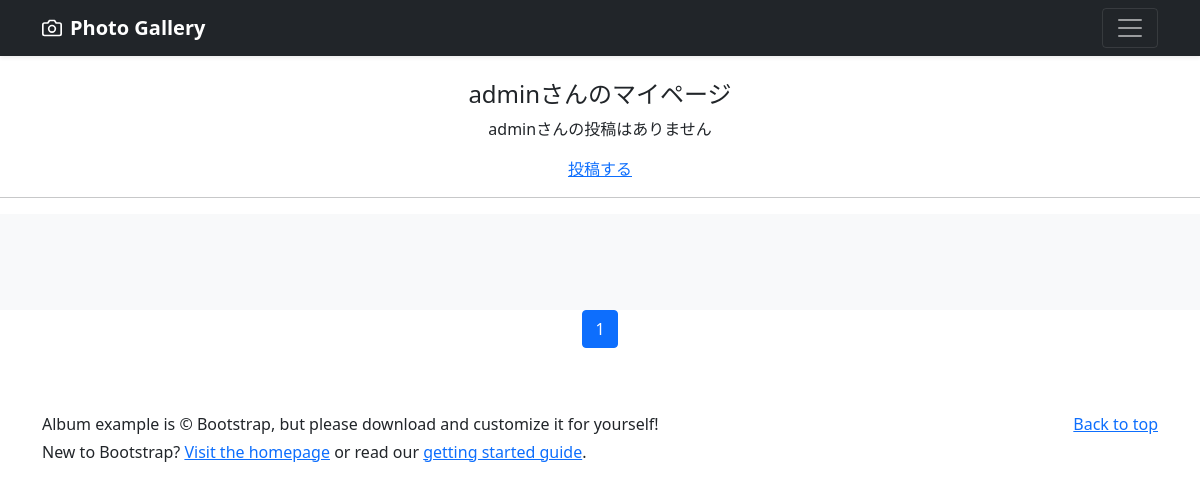
Before: /mypage/ (signed in) with the older database file.
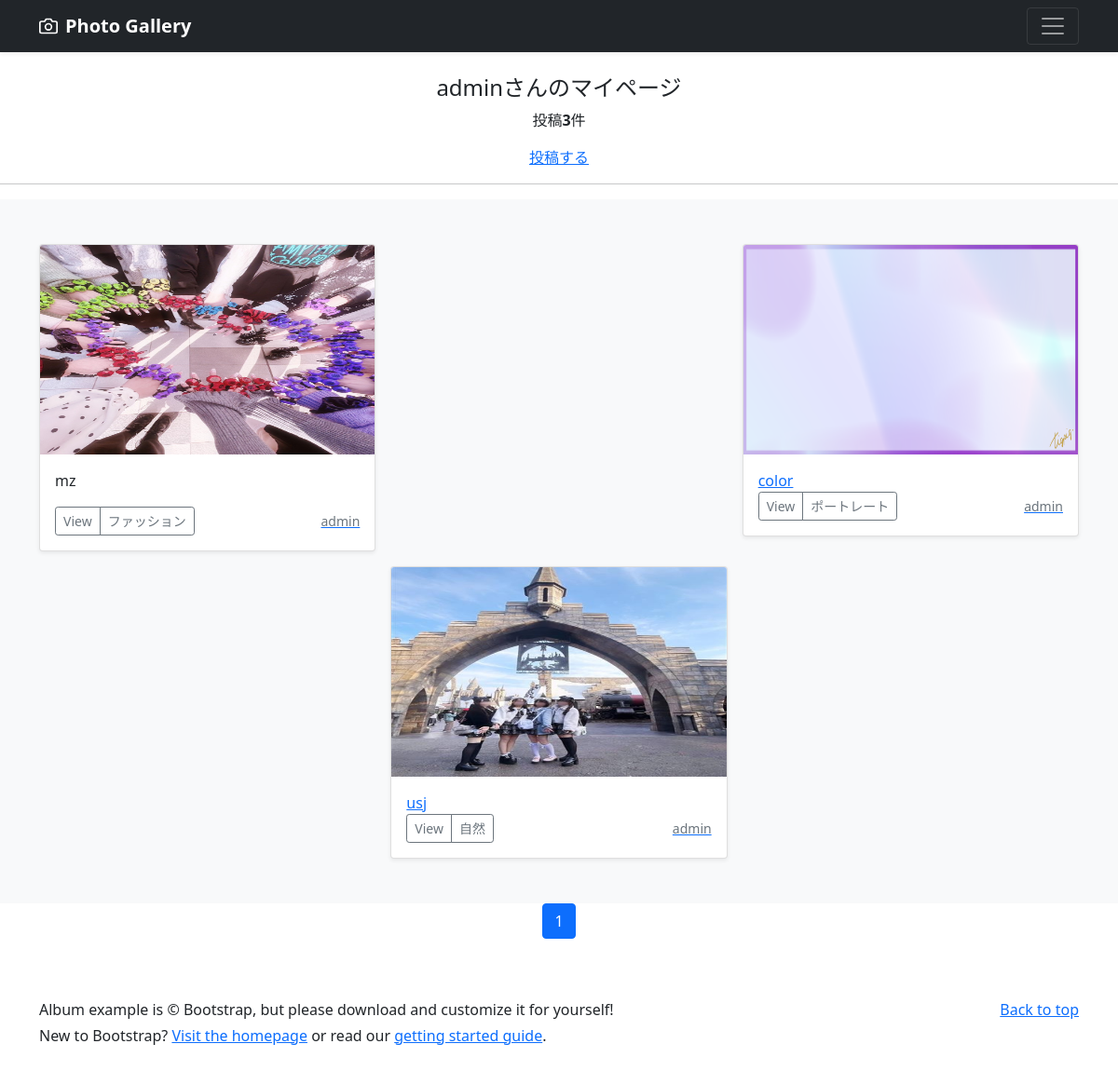
After: the same page with the newer database file.
### accounts/models.py (models this page shows)
class CustomUser(AbstractUser):
    pass

### photo/models.py (models this page shows, shortened)
class PhotoPost(models.Model):
    user = models.ForeignKey(
        CustomUser,
        verbose_name='ユーザー',
        on_delete=models.CASCADE
        )
    category = models.ForeignKey(
        Categoty,
        verbose_name='カテゴリ',
        on_delete=models.PROTECT
        )
    title = models.CharField(
        verbose_name='タイトル',
        max_length=200
        )
    comment = models.TextField(
        verbose_name='コメント',
        )
    image1 = models.ImageField(
        verbose_name='イメージ1',
        upload_to = 'photos'
        )
    image2 = models.ImageField(
        verbose_name='イメージ2',
        upload_to = 'photos',
        blank=True,
        null=True
        )
    posted_at = models.DateTimeField(
        verbose_name='投稿日時',
        auto_now_add=True
        )

class Categoty(models.Model):
    title = models.CharField(
        verbose_name='カテゴリ',
        max_length=20)

### photo/views.py (the view)
# urls.py: path('mypage/',views.MypageView.as_view(),name='mypage'),
class MypageView(ListView):
    template_name='mypage.html'
    paginate_by = 9
    def get_queryset(self):
        queryset = PhotoPost.objects.filter(user=self.request.user).order_by('-posted_at')
        return queryset

### photo/templates/mypage.html (shortened to what this page needs)
{% extends 'base.html' %}
    {% block contents %}
    {% if user.is_authenticated %}
        <br>
        <div style="text-align:center">
            <h4>{{user.username}}さんのマイページ</h4>
            {% if object_list.count == 0 %}
            <p>{{user.username}}さんの投稿はありません</p>
            {% else %}
            <p>投稿<strong>{{object_list.count}}</strong>件</p>
            {% endif %}
            <a href="{% url 'photo:post' %}">投稿する</a>
        </div>
        <hr>
    {% endif %}
    {% include "photos_list.html" %}
    {% include "pagination.html" %}
    {% endblock %}

### photo/templates/base.html (shortened to what this page needs)
{% load static %}
<!doctype html>
<html lang="ja" data-bs-theme="auto">
  <head>
    <link href="https://cdn.jsdelivr.net/npm/bootstrap@5.0.2/dist/css/bootstrap.min.css"
          rel="stylesheet"
>
  </head>
  <body>
<header>
  <div class="navbar navbar-dark bg-dark shadow-sm">
    <div class="container">
      <a href="{% url 'photo:index' %}" class="navbar-brand d-flex align-items-center">
        <strong>Photo Gallery</strong>
      </a>
      <button class="navbar-toggler" type="button" data-bs-toggle="collapse" data-bs-target="#navbarHeader" aria-controls="navbarHeader" aria-expanded="false" aria-label="Toggle navigation">
        <span class="navbar-toggler-icon"></span>
      </button>
    </div>
  </div>
</header>
<main>
{% block contents %}{% endblock %}
</main>
<footer class="text-body-secondary py-5">
  <div class="container">
    <p class="float-end mb-1">
      <a href="#">Back to top</a>
    </p>
    <p class="mb-1">Album example is &copy; Bootstrap, but please download and customize it for yourself!</p>
    <p class="mb-0">New to Bootstrap? <a href="/">Visit the homepage</a> or read our <a href="../getting-started/introduction/">getting started guide</a>.</p>
  </div>
</footer>
    </body>
</html>

### photo/templates/photos_list.html (shortened to what this page needs)
  <div class="album py-5 bg-light">
    <div class="container">
      <div class="row row-cols-1 row-cols-sm-2 row-cols-md-3 g-3">
        {% for record in object_list %}
        <div class="col">
          <div class="card shadow-sm">
            <img src="{{ record.image1.url }}" class="bd-placeholder-img card-img-top" width="100%" height="225" xmlns="http://www.w3.org/2000/svg" role="img" aria-label="Placeholder: Thumbnail" preserveAspectRatio="xMidYMid slice" focusable="false">
            <rect width="100%" height="100%" fill="#55595c"/>
            <div class="card-body">
              <p class="card-text">{{record.title}}</p>
              <div class="d-flex justify-content-between align-items-center">
                <div class="btn-group">
                  <button type="button" class="btn btn-sm btn-outline-secondary" onclick="location.href='{% url 'photo:photo_detail' record.pk %}'">View</button>
                  <button type="button" class="btn btn-sm btn-outline-secondary" onclick="location.href='{% url 'photo:photos_cat' category=record.category.id %}'">{{record.category.title}}</button>
                </div>
                <a href="{% url 'photo:user_list' user=record.user.id %}">
                  <small class="text-muted">{{record.user.username}}</small>
              </div>
            </div>
          </div>
        </div>
        {% endfor %}
      </div>
    </div>
  </div>

### photo/templates/pagination.html (shortened to what this page needs)
<ul class="pagination"
    style="justify-content:center">
    {% for num in page_obj.paginator.page_range %}
        {% if page_obj.number == num %}
        <li class="page-item active">
            <span class="page-link">{{ num }}</span>
        </li>
        {% else %}
        <li class="page-item">
            <a class="page-link" href="?page={{ num }}">{{ num }}</a>
        </li>
        {% endif %}
    {% endfor %}
</ul>

### photo/templates/base.html (style rules this page uses)
.bd-placeholder-img { font-size: 1.125rem; text-anchor: middle; -webkit-user-select: none; -moz-user-select: none; user-select: none; }

Changed rows visible on the page:
changed CustomUser "admin": username "admin" → (not shown)
added PhotoPost: image1 (picture), title "mz", category "ファッション", user.username "admin"
added PhotoPost: image1 (picture), title "color", category "ポートレート", user.username "admin"
added PhotoPost: image1 (picture), title "usj", category "自然", user.username "admin"
Other visible differences:
{{ object_list.count }}: (not shown) → "3"
text no longer shown: "さんの投稿はありません"
text now shown: "投稿 件"
